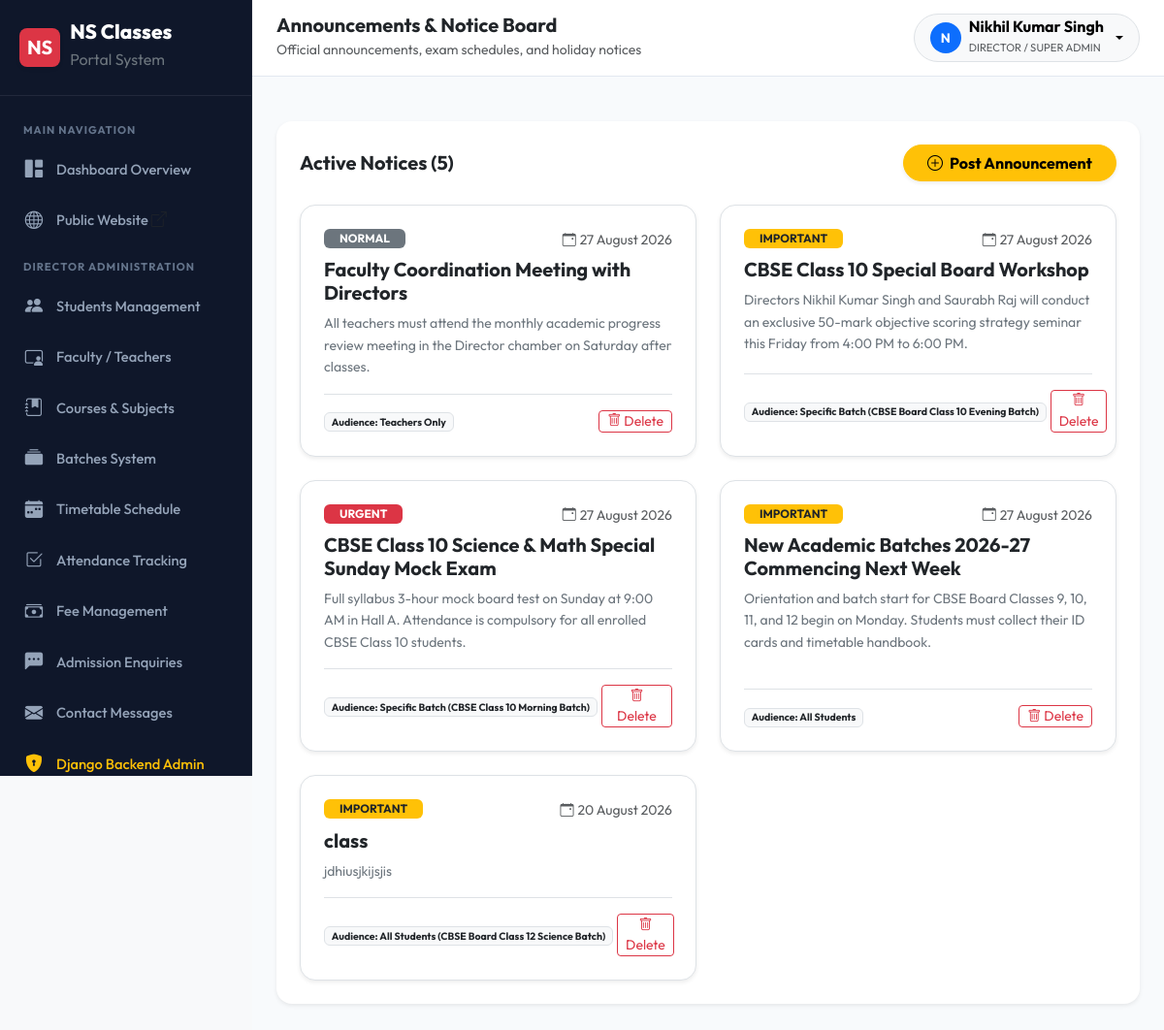
The page /announcements/ (signed in) on the database its author committed.
### announcements/models.py (models this page shows, shortened)
class Announcement(models.Model):
    AUDIENCE_CHOICES = [
        ('all', 'All Students'),
        ('batch', 'Specific Batch'),
        ('teachers', 'Teachers Only'),
    ]
    PRIORITY_CHOICES = [
        ('normal', 'Normal'),
        ('important', 'Important'),
        ('urgent', 'Urgent'),
    ]
    title = models.CharField(max_length=200)
    description = models.TextField()
    date = models.DateField(auto_now_add=True)
    target_audience = models.CharField(max_length=10, choices=AUDIENCE_CHOICES, default='all')
    batch = models.ForeignKey(Batch, on_delete=models.SET_NULL, null=True, blank=True,
                              related_name='announcements',
                              help_text='Required if target is Specific Batch')
    priority = models.CharField(max_length=10, choices=PRIORITY_CHOICES, default='normal')
    created_by = models.ForeignKey(User, on_delete=models.SET_NULL, null=True, related_name='announcements')
    is_active = models.BooleanField(default=True)
    created_at = models.DateTimeField(auto_now_add=True)
    class Meta:
        ordering = ['-created_at']
        verbose_name = 'Announcement'
        verbose_name_plural = 'Announcements'

### batches/models.py (models this page shows, shortened)
class Batch(models.Model):
    STATUS_CHOICES = [
        ('active', 'Active'),
        ('upcoming', 'Upcoming'),
        ('completed', 'Completed'),
        ('cancelled', 'Cancelled'),
    ]
    BOARD_CHOICES = [
        ('CBSE', 'CBSE Board'),
    ]
    CLASS_CHOICES = [(str(i), f'Class {i}') for i in range(6, 13)]
    name = models.CharField(max_length=200)
    course = models.ForeignKey(Course, on_delete=models.CASCADE, related_name='batches')
    board = models.CharField(max_length=10, choices=BOARD_CHOICES)
    class_level = models.CharField(max_length=5, choices=CLASS_CHOICES, verbose_name='Class')
    subjects = models.ManyToManyField(Subject, related_name='batches', blank=True)
    teacher = models.ForeignKey(Teacher, on_delete=models.SET_NULL, null=True, blank=True, related_name='batches')
    start_date = models.DateField()
    end_date = models.DateField()
    max_students = models.PositiveIntegerField(default=30)
    status = models.CharField(max_length=15, choices=STATUS_CHOICES, default='active')
    created_at = models.DateTimeField(auto_now_add=True)
    class Meta:
        ordering = ['name']
        verbose_name = 'Batch'
        verbose_name_plural = 'Batches'

### announcements/views.py (the view)
# urls.py: path('', views.announcement_list, name='list'),
@login_required
def announcement_list(request):
    user = request.user
    announcements = Announcement.objects.select_related('batch', 'created_by').filter(is_active=True)
    student = getattr(user, 'student_profile', None)
    teacher = getattr(user, 'teacher_profile', None)
    if student and not is_staff_or_teacher(user):
        if student.batch:
            announcements = announcements.filter(Q(target_audience='all') | Q(target_audience='batch', batch=student.batch))
        else:
            announcements = announcements.filter(target_audience='all')
    elif teacher and not user.is_superuser and user.profile.role != 'admin':
        announcements = announcements.filter(Q(target_audience='all') | Q(target_audience='teachers') | Q(created_by=user))
    can_create = is_staff_or_teacher(user)
    return render(request, 'announcements/announcement_list.html', {
        'announcements': announcements,
        'can_create': can_create,
    })

### announcements/views.py (called while the page is built)
def is_staff_or_teacher(user):
    return user.is_superuser or (hasattr(user, 'profile') and user.profile.role in ['admin', 'teacher'])

### templates/announcements/announcement_list.html (shortened to what this page needs)
{% extends 'base_dashboard.html' %}
{% load static %}
{% block page_title %}Announcements & Notice Board{% endblock %}
{% block page_subtitle %}Official announcements, exam schedules, and holiday notices{% endblock %}
{% block dashboard_body %}
<div class="card border-0 shadow-sm rounded-4 p-4 bg-white">
    <div class="d-flex justify-content-between align-items-center mb-4">
        <h5 class="fw-bold mb-0">Active Notices ({{ announcements.count }})</h5>
        {% if can_create %}
            <a href="{% url 'announcements:create' %}" class="btn btn-warning fw-bold rounded-pill px-4 shadow-sm">
                <i class="bi bi-plus-circle me-1"></i> Post Announcement
            </a>
        {% endif %}
    </div>
    <div class="row g-4">
        {% for ann in announcements %}
            <div class="col-lg-6">
                <div class="card border rounded-4 p-4 h-100 shadow-sm position-relative">
                    <div class="d-flex justify-content-between align-items-start mb-2">
                        <span class="badge {% if ann.priority == 'urgent' %}bg-danger{% elif ann.priority == 'important' %}bg-warning text-dark{% else %}bg-secondary{% endif %} text-uppercase px-3 py-1">
                            {{ ann.get_priority_display }}
                        </span>
                        <small class="text-muted"><i class="bi bi-calendar-event me-1"></i>{{ ann.date|date:"d F Y" }}</small>
                    </div>
                    <h5 class="fw-bold text-dark mb-2">{{ ann.title }}</h5>
                    <p class="text-secondary small mb-3 flex-grow-1">{{ ann.description }}</p>
                    <div class="d-flex justify-content-between align-items-center pt-3 border-top small text-muted">
                        <div>
                            <span class="badge bg-light text-dark border me-1">
                                Audience: {{ ann.get_target_audience_display }}
                                {% if ann.batch %}({{ ann.batch.name }}){% endif %}
                            </span>
                        </div>
                        {% if can_create %}
                            <a href="{% url 'announcements:delete' ann.pk %}" class="btn btn-sm btn-outline-danger py-0 px-2" title="Delete Notice">
                                <i class="bi bi-trash"></i> Delete
                            </a>
                        {% endif %}
                    </div>
                </div>
            </div>
        {% empty %}
            <div class="col-12 text-center py-5 text-muted">
                <i class="bi bi-megaphone fs-1 d-block mb-2"></i>
                <p>No active announcements currently posted.</p>
            </div>
        {% endfor %}
    </div>
</div>
{% endblock %}

### templates/base_dashboard.html (shortened to what this page needs)
{% load static %}
<!DOCTYPE html>
<html lang="en">
<head>
    <link href="https://cdn.jsdelivr.net/npm/bootstrap@5.3.3/dist/css/bootstrap.min.css" rel="stylesheet">
    <link rel="stylesheet" href="https://cdn.jsdelivr.net/npm/bootstrap-icons@1.11.3/font/bootstrap-icons.min.css">
    <link rel="stylesheet" href="{% static 'css/style.css' %}">
</head>
<body class="bg-light">
    <div class="dashboard-wrapper">
        <aside class="dashboard-sidebar" id="dashboardSidebar">
            <div class="sidebar-brand">
                <span class="d-inline-flex align-items-center justify-content-center bg-danger text-white rounded-3 px-2 py-1 fs-5 fw-bold shadow-sm">NS</span>
                <div>
                    <div class="lh-1">{{ SITE_NAME }}</div>
                    <small class="text-secondary fs-6 fw-normal">Portal System</small>
                </div>
            </div>
            <ul class="sidebar-menu">
                <li class="sidebar-heading">Main Navigation</li>
                <li>
                    <a href="{% url 'dashboard:home' %}" class="sidebar-link {% if 'dashboard' in request.path and not 'direct' in request.path %}active{% endif %}">
                        <i class="bi bi-grid-1x2-fill"></i>
                        <span>Dashboard Overview</span>
                    </a>
                </li>
                <li>
                    <a href="{% url 'website:home' %}" class="sidebar-link" target="_blank">
                        <i class="bi bi-globe"></i>
                        <span>Public Website <i class="bi bi-box-arrow-up-right fs-6 text-muted"></i></span>
                    </a>
                </li>
                {% if user.is_superuser or user.profile.role == 'admin' %}
                    <li class="sidebar-heading">Director Administration</li>
                    <li>
                        <a href="{% url 'students:list' %}" class="sidebar-link {% if 'students' in request.path %}active{% endif %}">
                            <i class="bi bi-people-fill"></i>
                            <span>Students Management</span>
                        </a>
                    </li>
                    <li>
                        <a href="{% url 'teachers:list' %}" class="sidebar-link {% if 'manage-teachers' in request.path %}active{% endif %}">
                            <i class="bi bi-person-video3"></i>
                            <span>Faculty / Teachers</span>
                        </a>
                    </li>
                    <li>
                        <a href="{% url 'courses:manage_list' %}" class="sidebar-link {% if 'manage-courses' in request.path %}active{% endif %}">
                            <i class="bi bi-journal-bookmark-fill"></i>
                            <span>Courses & Subjects</span>
                        </a>
                    </li>
                    <li>
                        <a href="{% url 'batches:list' %}" class="sidebar-link {% if 'batches' in request.path %}active{% endif %}">
                            <i class="bi bi-collection-fill"></i>
                            <span>Batches System</span>
                        </a>
                    </li>
                    <li>
                        <a href="{% url 'timetable:index' %}" class="sidebar-link {% if 'timetable' in request.path %}active{% endif %}">
                            <i class="bi bi-calendar-week-fill"></i>
                            <span>Timetable Schedule</span>
                        </a>
                    </li>
                    <li>
                        <a href="{% url 'attendance:mark' %}" class="sidebar-link {% if 'attendance' in request.path %}active{% endif %}">
                            <i class="bi bi-check2-square"></i>
                            <span>Attendance Tracking</span>
                        </a>
                    </li>
                    <li>
                        <a href="{% url 'fees:list' %}" class="sidebar-link {% if 'fees' in request.path %}active{% endif %}">
                            <i class="bi bi-cash-stack"></i>
                            <span>Fee Management</span>
                        </a>
                    </li>
                    <li>
                        <a href="{% url 'enquiries:list' %}" class="sidebar-link {% if 'enquiries' in request.path and not 'messages' in request.path %}active{% endif %}">
                            <i class="bi bi-chat-left-dots-fill"></i>
                            <span>Admission Enquiries</span>
                        </a>
                    </li>
                    <li>
                        <a href="{% url 'enquiries:messages' %}" class="sidebar-link {% if 'messages' in request.path %}active{% endif %}">
                            <i class="bi bi-envelope-fill"></i>
                            <span>Contact Messages</span>
                        </a>
                    </li>
                    <li>
                        <a href="/django-admin/" target="_blank" class="sidebar-link text-warning">
                            <i class="bi bi-shield-lock-fill"></i>
                            <span>Django Backend Admin</span>
                        </a>
                    </li>
                {% endif %}
            </ul>
        </aside>
        <div class="dashboard-main">
            <header class="dashboard-topbar">
                <div class="d-flex align-items-center gap-3">
                    <div>
                        <h5 class="mb-0 fw-bold text-dark">{% block page_title %}Dashboard{% endblock %}</h5>
                        <small class="text-muted">{% block page_subtitle %}NS Classes Coaching Institute{% endblock %}</small>
                    </div>
                </div>
                <div class="d-flex align-items-center gap-3">
                    <div class="dropdown">
                        <button class="btn btn-light rounded-pill border d-flex align-items-center gap-2 px-3 py-1 dropdown-toggle" type="button" data-bs-toggle="dropdown">
                            <div class="bg-primary text-white rounded-circle d-flex align-items-center justify-content-center" style="width: 32px; height: 32px; font-weight: 700; font-size: 0.85rem;">
                                {{ user.first_name|default:user.username|make_list|first|upper }}
                            </div>
                            <div class="text-start d-none d-sm-block">
                                <div class="fw-bold fs-6 lh-1">{{ user.get_full_name|default:user.username }}</div>
                                <small class="text-muted text-uppercase" style="font-size: 0.7rem;">
                                    {% if user.is_superuser %}Director / Super Admin
                                    {% elif user.profile.role == 'teacher' %}Faculty Teacher
                                    {% else %}Student{% endif %}
                                </small>
                            </div>
                        </button>
                    </div>
                </div>
            </header>
            <div class="px-4 pt-3">
            </div>
            <div class="dashboard-content">
                {% block dashboard_body %}{% endblock %}
            </div>
        </div>
    </div>
</body>
</html>

### static/css/style.css (style rules this page uses)
:root { --primary-color: #0f3460; --primary-hover: #16213e; --primary-gradient: linear-gradient(135deg, #1a1a2e 0%, #16213e 50%, #0f3460 100%); --accent-color: #e94560; --accent-hover: #d63447; --accent-gradient: linear-gradient(135deg, #ff416c 0%, #ff4b2b 100%); --secondary-color: #533483; --gold-accent: #f9a826; --gold-gradient: linear-gradient(135deg, #f9a826 0%, #f68a1f 100%); --cbse-color: #0077b6; --bihar-color: #2b9348; --dark-bg: #0f172a; --dark-surface: #1e293b; --dark-card: #334155; --light-bg: #f8fafc; --light-surface: #ffffff; --light-border: #e2e8f0; --text-main: #1e293b; --text-muted: #64748b; --text-light: #f8fafc; --shadow-sm: 0 1px 3px rgba(0,0,0,0.08), 0 1px 2px rgba(0,0,0,0.05); --shadow-md: 0 4px 12px rgba(15, 52, 96, 0.08), 0 2px 4px rgba(0,0,0,0.04); --shadow-lg: 0 12px 30px rgba(15, 52, 96, 0.12), 0 4px 8px rgba(0,0,0,0.06); --shadow-hover: 0 20px 40px rgba(15, 52, 96, 0.18), 0 8px 16px rgba(0,0,0,0.08); --transition: all 0.3s cubic-bezier(0.25, 0.8, 0.25, 1); --radius-sm: 8px; --radius-md: 12px; --radius-lg: 18px; }
body { font-family: 'Outfit', 'Inter', -apple-system, BlinkMacSystemFont, 'Segoe UI', Roboto, sans-serif; color: var(--text-main); background-color: var(--light-bg); overflow-x: hidden; line-height: 1.6; }
.dashboard-wrapper { display: flex; min-height: 100vh; }
.dashboard-sidebar { width: 260px; background: #0f172a; color: #e2e8f0; flex-shrink: 0; display: flex; flex-direction: column; border-right: 1px solid rgba(255,255,255,0.06); position: sticky; top: 0; height: 100vh; overflow-y: auto; z-index: 1000; transition: var(--transition); }
.sidebar-brand { padding: 22px 20px; font-size: 1.3rem; font-weight: 800; color: #ffffff; border-bottom: 1px solid rgba(255,255,255,0.08); display: flex; align-items: center; gap: 10px; }
.sidebar-menu { list-style: none; padding: 15px 10px; margin: 0; flex-grow: 1; }
.sidebar-heading { font-size: 0.7rem; font-weight: 700; text-transform: uppercase; color: #64748b; padding: 12px 14px 6px; letter-spacing: 1px; }
.sidebar-link { display: flex; align-items: center; gap: 12px; padding: 10px 14px; color: #94a3b8; text-decoration: none; font-weight: 500; font-size: 0.92rem; border-radius: var(--radius-sm); transition: var(--transition); margin-bottom: 3px; }
.sidebar-link i { font-size: 1.15rem; width: 22px; text-align: center; }
.dashboard-main { flex-grow: 1; background: #f8fafc; display: flex; flex-direction: column; min-width: 0; }
.dashboard-topbar { background: #ffffff; border-bottom: 1px solid var(--light-border); padding: 14px 25px; display: flex; align-items: center; justify-content: space-between; }
.dashboard-content { padding: 30px 25px; flex-grow: 1; }

### rows shown on the page
Announcement: priority "NORMAL", date "27 August 2026", title "Faculty Coordination Meeting with Directors", description "All teachers must attend the monthly academic progress review meeting in the Director chamber on Saturday after classes.", target_audience "Teachers Only"
Announcement: priority "IMPORTANT", date "27 August 2026", title "CBSE Class 10 Special Board Workshop", description "Directors Nikhil Kumar Singh and Saurabh Raj will conduct an exclusive 50-mark objective scoring strategy seminar this Friday from 4:00 PM to 6:00 PM.", target_audience "Specific Batch", batch.name "CBSE Board Class 10 Evening Batch"
Announcement: priority "URGENT", date "27 August 2026", title "CBSE Class 10 Science & Math Special Sunday Mock Exam", description "Full syllabus 3-hour mock board test on Sunday at 9:00 AM in Hall A. Attendance is compulsory for all enrolled CBSE Class 10 students.", target_audience "Specific Batch", batch.name "CBSE Class 10 Morning Batch"
Announcement: priority "IMPORTANT", date "27 August 2026", title "New Academic Batches 2026-27 Commencing Next Week", description "Orientation and batch start for CBSE Board Classes 9, 10, 11, and 12 begin on Monday. Students must collect their ID cards and timetable handbook.", target_audience "All Students"
Announcement: priority "IMPORTANT", date "20 August 2026", title "class", description "jdhiusjkijsjis", target_audience "All Students", batch.name "CBSE Board Class 12 Science Batch"

### other values the page prints
{{ SITE_NAME }} "NS Classes"
{{ user.first_name|default:user.username|make_list|first|upper }} "N"
{{ user.get_full_name|default:user.username }} "Nikhil Kumar Singh"
{{ announcements.count }} "5"
